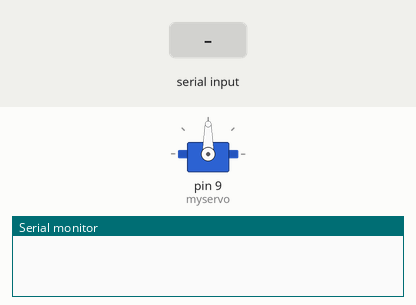
Recording of a sketch running on a simulated Arduino Uno, built with avr-gcc and run on an emulated ATmega328P. Parts: servo, the last lines printed to the serial monitor. Inputs (shaded band) come from the test bench.

Above: at 1.2 s.
1.3 s: "1" received over the second serial link
At 2.5 s:
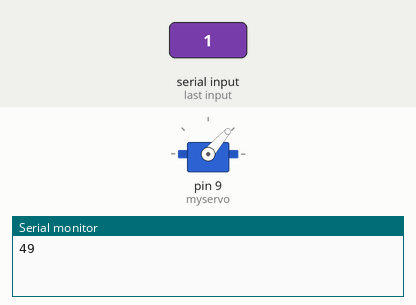
2.8 s: "0" received over the second serial link
At 3.7 s:
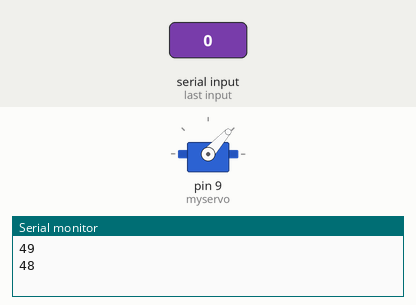
Timing chart, 0 to 5.8 s (numbered marks = the images above; inputs shaded):
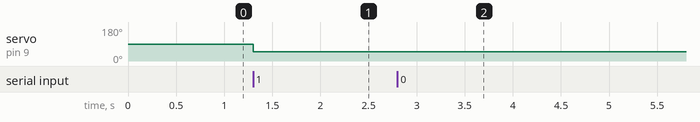

Measured:
- after the input at 1.3 s, servo on pin 9 (myservo): 90° → 49° at once
- after the input at 2.8 s, servo on pin 9 (myservo): 49° → 48° at once

The sketch:

Servo_Motor_Hc05.ino
```cpp
#include <SoftwareSerial.h> //TX RX Software Library for Bluetooth

#include <Servo.h>
Servo myservo;

int bluetoothTX = 10;//BluetoothTX hc05 pin 10
int bluetoothRX = 11;//BluetoothRX hc05 pin 11

SoftwareSerial bluetooth{bluetoothTX, bluetoothRX};


void setup()
{
  myservo.attach(9);//attach servo to pin 9
  //Setup usb serial connection to computer
  Serial.begin(9600);
//Setup bluetooth connection to android
  bluetooth.begin(9600);
}

void loop()
{
 //Read from bluetooth and write to usb serial
 if(bluetooth.available()>0)//recieve number from bluetooth
 {
  int servopos = bluetooth.read();
  Serial.println(servopos);
  myservo.write(servopos);
 }

}
```
